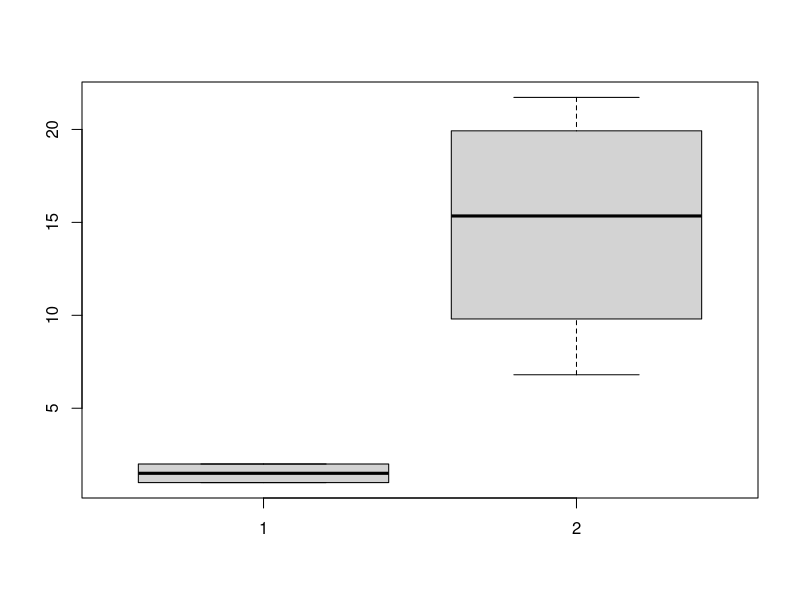
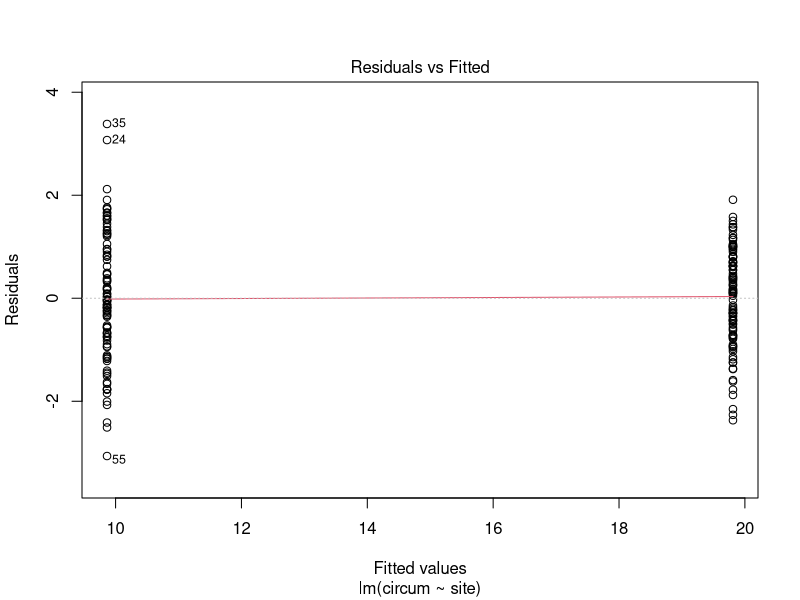
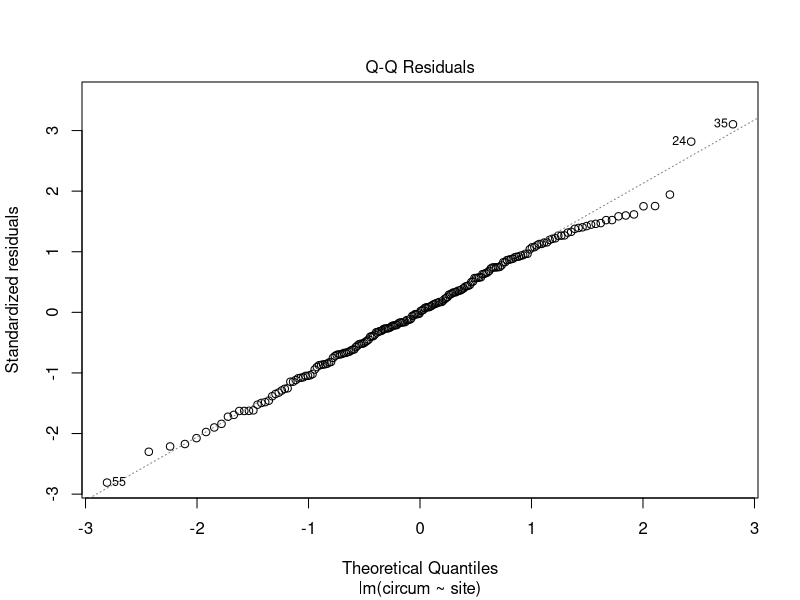
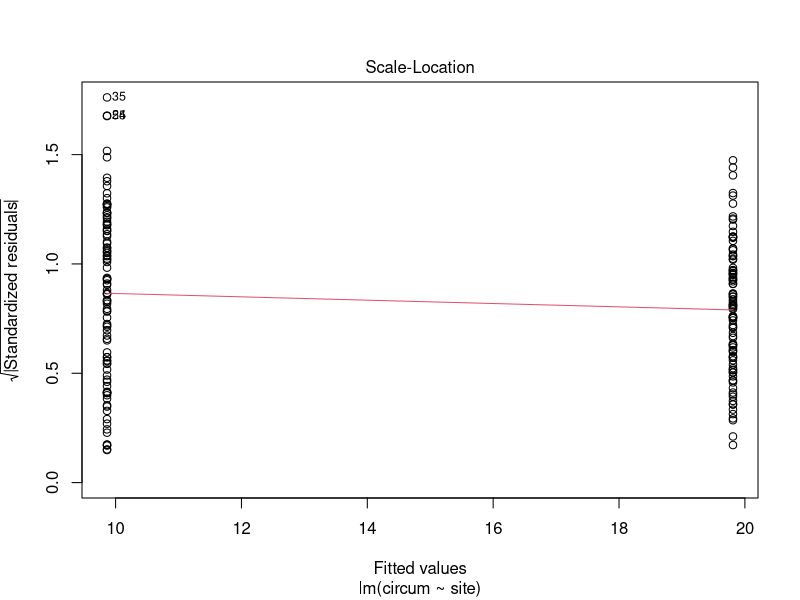
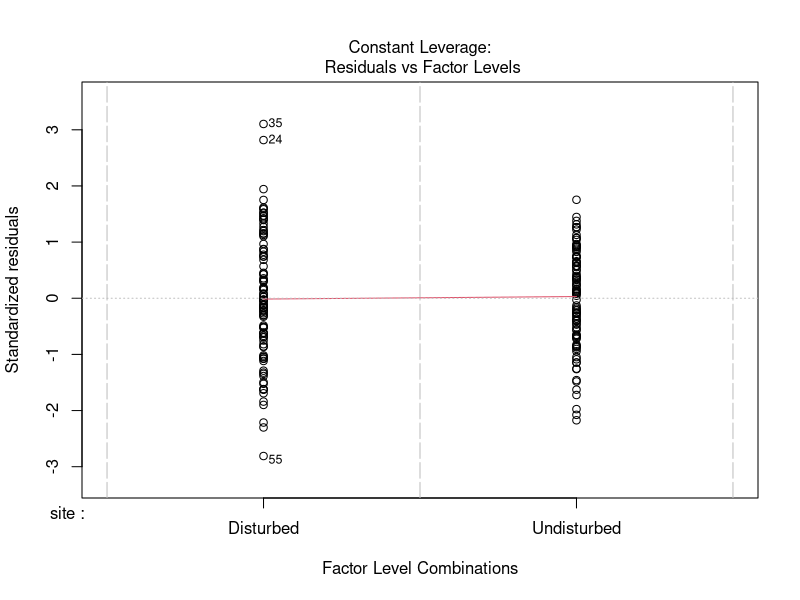
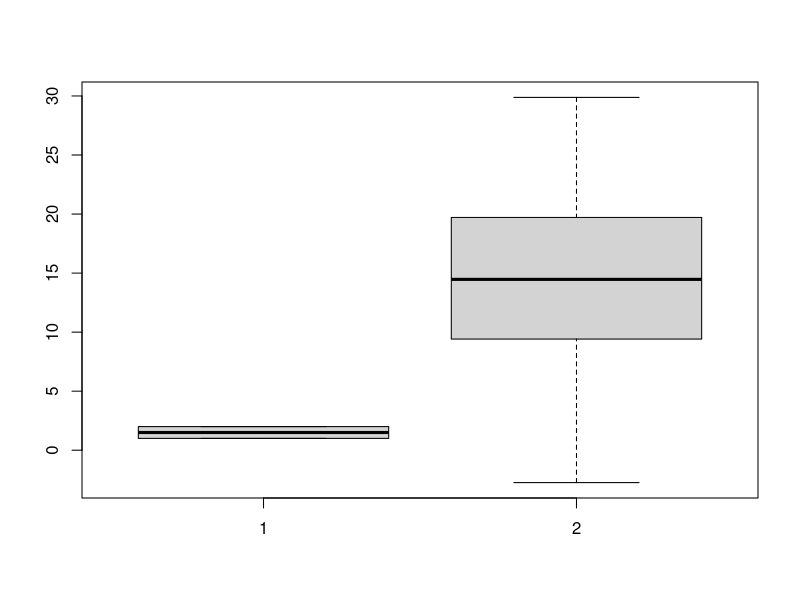
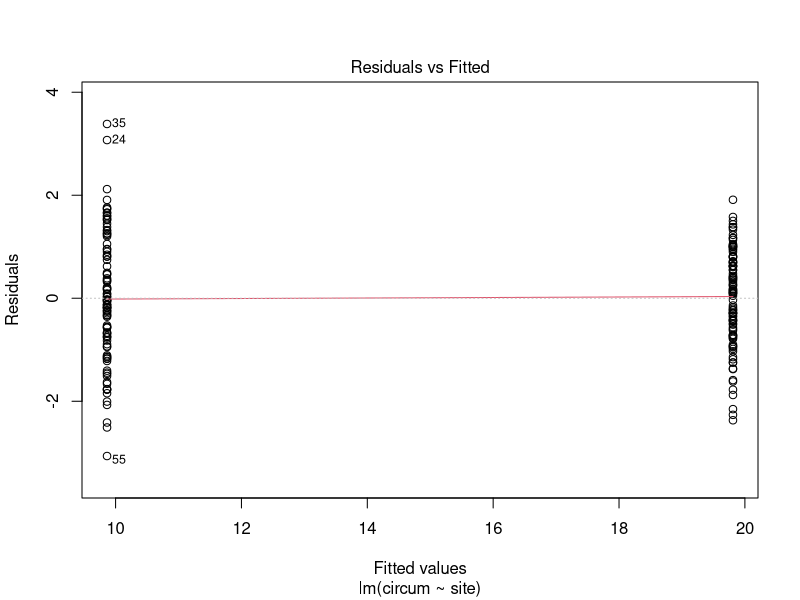
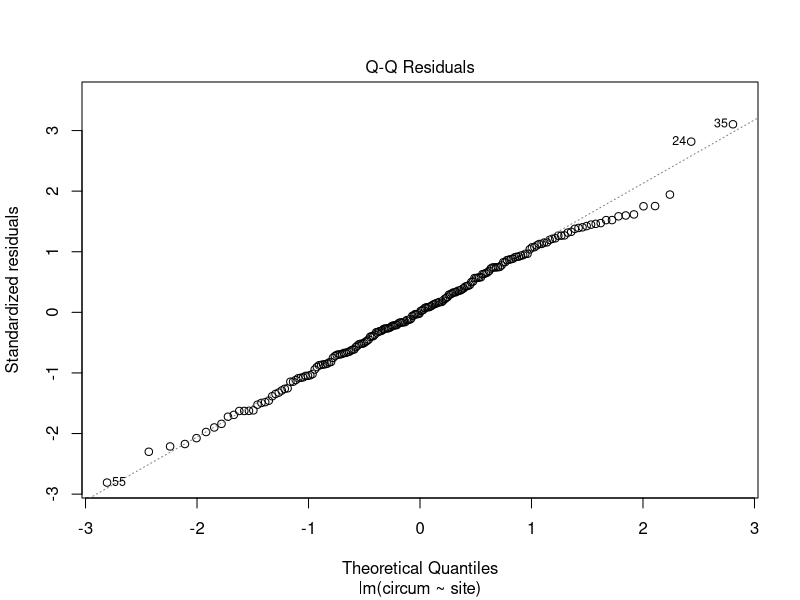

Generate these figures, in order, with R:
## ---- chunk 1
dat <- data.frame(circum = c(rnorm(100, 10), rnorm(100, 20)),
                  site = factor(c(rep('Disturbed', 100), c(rep('Undisturbed', 100)))))
boxplot(dat$site, dat$circum)
## ---- chunk 2
m <- lm(circum ~ site, data = dat)
summary(m)
## ---- chunk 3
plot(m)
## ---- chunk 4
dat$circum <- dat$circum + rnorm(nrow(dat), 0, 5)
boxplot(dat$site, dat$circum)
## ---- chunk 5
m2 <- lm(circum ~ site, data = dat)
summary(m2)
## ---- chunk 6
plot(m)
## ---- chunk 7
dat$abundance <- c(rpois(100, 10), rpois(100, 20))
boxplot(dat$site, dat$abundance)
## ---- chunk 8
mspp <- glm(abundance ~ site, data = dat, family = 'poisson')
summary(mspp)
## ---- chunk 9
exp(2.27213) # intercept (i.e. mean species abundance in disturbed)
exp(0.67965) # beta coefficient
## ---- chunk 10
exp(2.27213)*exp(0.67965) # multiply the intercept by the X coefficient rather than sum
